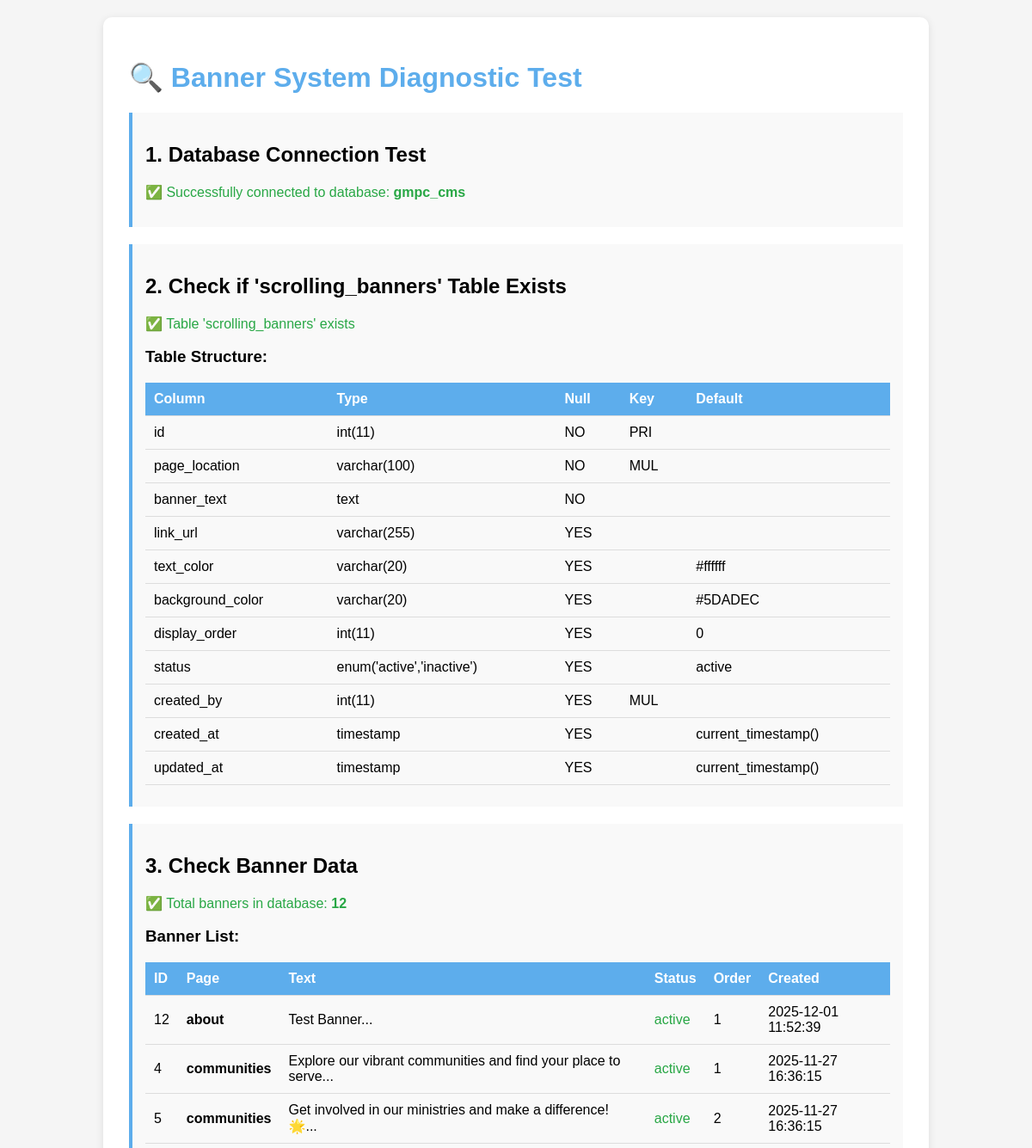
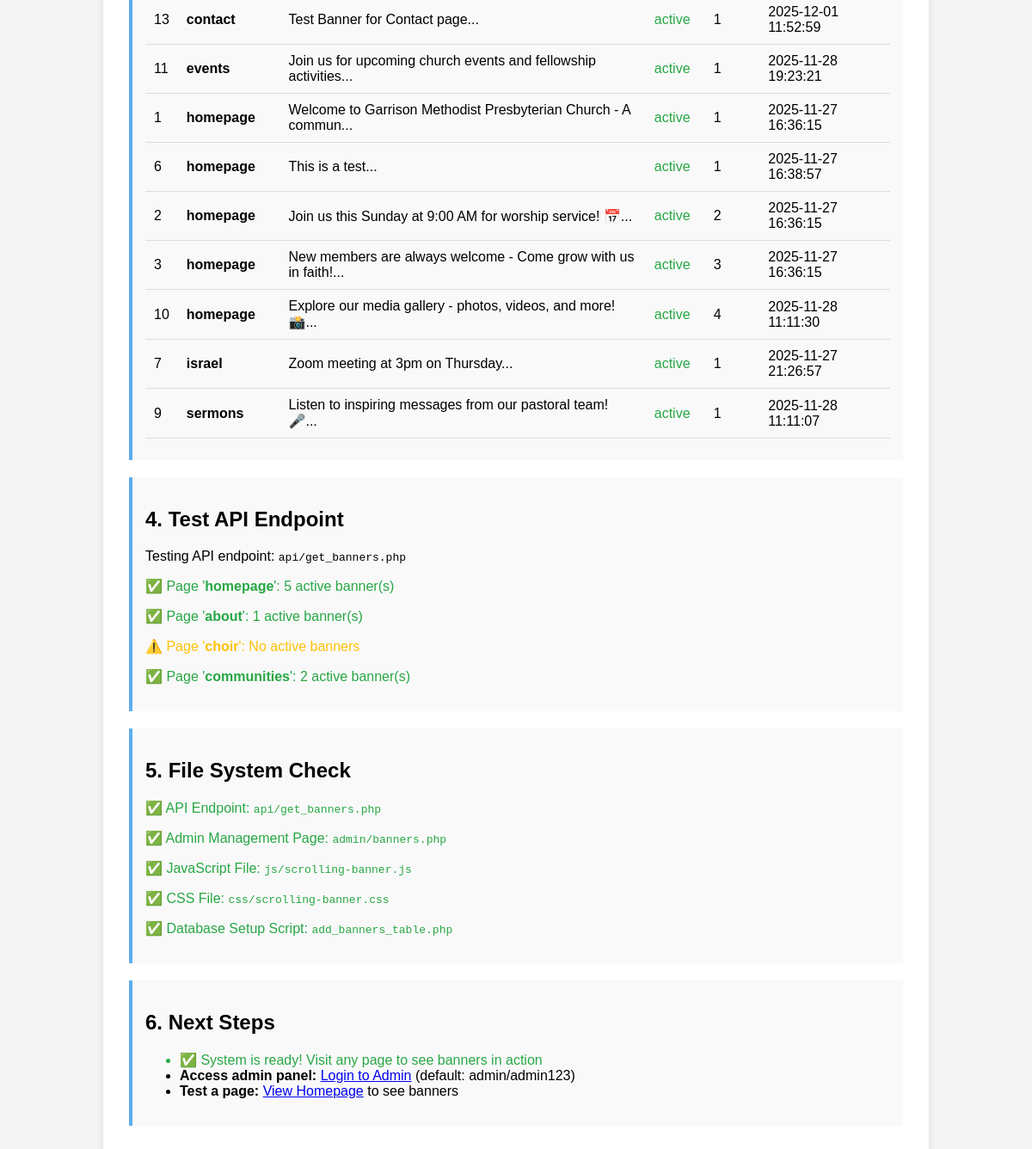
/test_banners.php, run on the app's committed database (2 pictures, top to bottom).
### tables this page shows
CREATE TABLE `scrolling_banners` (
  `id` int NOT NULL AUTO_INCREMENT,
  `page_location` varchar(100) NOT NULL,
  `banner_text` text NOT NULL,
  `link_url` varchar(255) DEFAULT NULL,
  `text_color` varchar(20) DEFAULT '#ffffff',
  `background_color` varchar(20) DEFAULT '#5DADEC',
  `display_order` int DEFAULT '0',
  `status` enum('active','inactive') DEFAULT 'active',
  `created_by` int DEFAULT NULL,
  `created_at` timestamp NULL DEFAULT CURRENT_TIMESTAMP,
  `updated_at` timestamp NULL DEFAULT CURRENT_TIMESTAMP ON UPDATE CURRENT_TIMESTAMP,
  PRIMARY KEY (`id`),
  KEY `created_by` (`created_by`),
  KEY `idx_page_status` (`page_location`,`status`),
  CONSTRAINT `scrolling_banners_ibfk_1` FOREIGN KEY (`created_by`) REFERENCES `admins` (`id`) ON DELETE SET NULL
);

### test_banners.php (the view, shortened to what this page needs)
<!DOCTYPE html>
<html>
<head>
</head>
<body>
    <div class="container">
        <h1>🔍 Banner System Diagnostic Test</h1>
<?php
require_once 'config.php';
echo "<div class='test-section'>";
echo "<h2>1. Database Connection Test</h2>";
try {
    $conn = getDBConnection();
    echo "<p class='success'>✅ Successfully connected to database: <strong>" . DB_NAME . "</strong></p>";
} catch(PDOException $e) {
    echo "<p class='error'>❌ Database connection failed: " . $e->getMessage() . "</p>";
    echo "</div></div></body></html>";
    exit;
}
echo "</div>";
echo "<div class='test-section'>";
echo "<h2>2. Check if 'scrolling_banners' Table Exists</h2>";
try {
    $stmt = $conn->query("SHOW TABLES LIKE 'scrolling_banners'");
    $exists = $stmt->fetch();
    if ($exists) {
        echo "<p class='success'>✅ Table 'scrolling_banners' exists</p>";
        $stmt = $conn->query("DESCRIBE scrolling_banners");
        $columns = $stmt->fetchAll();
        echo "<h3>Table Structure:</h3>";
        echo "<table><tr><th>Column</th><th>Type</th><th>Null</th><th>Key</th><th>Default</th></tr>";
        foreach ($columns as $col) {
            echo "<tr>";
            echo "<td>{$col['Field']}</td>";
            echo "<td>{$col['Type']}</td>";
            echo "<td>{$col['Null']}</td>";
            echo "<td>{$col['Key']}</td>";
            echo "<td>{$col['Default']}</td>";
            echo "</tr>";
        }
        echo "</table>";
    } else {
        echo "<p class='error'>❌ Table 'scrolling_banners' does NOT exist</p>";
        echo "<p class='warning'>⚠️ You need to run: <code>php add_banners_table.php</code> to create the table</p>";
        echo "</div></div></body></html>";
        exit;
    }
} catch(PDOException $e) {
    echo "<p class='error'>❌ Error checking table: " . $e->getMessage() . "</p>";
}
echo "</div>";
echo "<div class='test-section'>";
echo "<h2>3. Check Banner Data</h2>";
try {
    $stmt = $conn->query("SELECT COUNT(*) as total FROM scrolling_banners");
    $result = $stmt->fetch();
    $total = $result['total'];
    echo "<p class='success'>✅ Total banners in database: <strong>$total</strong></p>";
    if ($total > 0) {
        $stmt = $conn->query("SELECT id, page_location, banner_text, status, display_order, created_at FROM scrolling_banners ORDER BY page_location, display_order");
        $banners = $stmt->fetchAll();
        echo "<h3>Banner List:</h3>";
        echo "<table>";
        echo "<tr><th>ID</th><th>Page</th><th>Text</th><th>Status</th><th>Order</th><th>Created</th></tr>";
        foreach ($banners as $banner) {
            $statusClass = $banner['status'] === 'active' ? 'success' : 'error';
            echo "<tr>";
            echo "<td>{$banner['id']}</td>";
            echo "<td><strong>{$banner['page_location']}</strong></td>";
            echo "<td>" . htmlspecialchars(substr($banner['banner_text'], 0, 60)) . "...</td>";
            echo "<td class='$statusClass'>{$banner['status']}</td>";
            echo "<td>{$banner['display_order']}</td>";
            echo "<td>{$banner['created_at']}</td>";
            echo "</tr>";
        }
        echo "</table>";
    } else {
        echo "<p class='warning'>⚠️ No banners found. Add some banners in the admin panel!</p>";
    }
} catch(PDOException $e) {
    echo "<p class='error'>❌ Error fetching banners: " . $e->getMessage() . "</p>";
}
echo "</div>";
echo "<div class='test-section'>";
echo "<h2>4. Test API Endpoint</h2>";
echo "<p>Testing API endpoint: <code>api/get_banners.php</code></p>";
$pages_to_test = ['homepage', 'about', 'choir', 'communities'];
foreach ($pages_to_test as $page) {
    try {
        $stmt = $conn->prepare("SELECT COUNT(*) as count FROM scrolling_banners WHERE page_location = ? AND status = 'active'");
        $stmt->execute([$page]);
        $result = $stmt->fetch();
        $count = $result['count'];
        if ($count > 0) {
            echo "<p class='success'>✅ Page '<strong>$page</strong>': $count active banner(s)</p>";
        } else {
            echo "<p class='warning'>⚠️ Page '<strong>$page</strong>': No active banners</p>";
        }
    } catch(PDOException $e) {
        echo "<p class='error'>❌ Error testing $page: " . $e->getMessage() . "</p>";
    }
}
echo "</div>";
echo "<div class='test-section'>";
echo "<h2>5. File System Check</h2>";
$files_to_check = [
    'api/get_banners.php' => 'API Endpoint',
    'admin/banners.php' => 'Admin Management Page',
    'js/scrolling-banner.js' => 'JavaScript File',
    'css/scrolling-banner.css' => 'CSS File',
    'add_banners_table.php' => 'Database Setup Script'
];
foreach ($files_to_check as $file => $description) {
    if (file_exists($file)) {
        echo "<p class='success'>✅ $description: <code>$file</code></p>";
    } else {
        echo "<p class='error'>❌ $description missing: <code>$file</code></p>";
    }
}
echo "</div>";
echo "<div class='test-section'>";
echo "<h2>6. Next Steps</h2>";
echo "<ul>";
$stmt = $conn->query("SHOW TABLES LIKE 'scrolling_banners'");
if (!$stmt->fetch()) {
    echo "<li><strong>Run the database setup:</strong> <code>php add_banners_table.php</code></li>";
} else {
    $stmt = $conn->query("SELECT COUNT(*) as total FROM scrolling_banners");
    $result = $stmt->fetch();
    if ($result['total'] == 0) {
        echo "<li><strong>Add banners:</strong> Go to <a href='admin/banners.php'>Admin Panel → Banners</a> and add some banners</li>";
    } else {
        echo "<li class='success'>✅ System is ready! Visit any page to see banners in action</li>";
    }
}
echo "<li><strong>Access admin panel:</strong> <a href='admin/'>Login to Admin</a> (default: admin/admin123)</li>";
echo "<li><strong>Test a page:</strong> <a href='index.html'>View Homepage</a> to see banners</li>";
echo "</ul>";
echo "</div>";
?>
    </div>
</body>
</html>

### test_banners.php (style rules this page uses)
body { font-family: Arial, sans-serif; margin: 20px; background: #f5f5f5; }
.container { max-width: 900px; margin: 0 auto; background: white; padding: 30px; border-radius: 10px; box-shadow: 0 2px 10px rgba(0,0,0,0.1); }
h1 { color: #5DADEC; }
.test-section { margin: 20px 0; padding: 15px; background: #f9f9f9; border-left: 4px solid #5DADEC; }
.success { color: #28a745; }
.warning { color: #ffc107; }
table { width: 100%; border-collapse: collapse; margin: 10px 0; }
th, td { padding: 10px; text-align: left; border-bottom: 1px solid #ddd; }
th { background: #5DADEC; color: white; }

### data on the page
scrolling_banners: id "12", page_location "about", banner_text "Test Banner", status "active", display_order "1", created_at "2025-12-01 11:52:39"
scrolling_banners: id "4", page_location "communities", banner_text "Explore our vibrant communities and find your place to serve", status "active", display_order "1", created_at "2025-11-27 16:36:15"
scrolling_banners: id "5", page_location "communities", banner_text "Get involved in our ministries and make a difference! 🌟", status "active", display_order "2", created_at "2025-11-27 16:36:15"
scrolling_banners: id "13", page_location "contact", banner_text "Test Banner for Contact page", status "active", display_order "1", created_at "2025-12-01 11:52:59"
scrolling_banners: id "11", page_location "events", banner_text "Join us for upcoming church events and fellowship activities", status "active", display_order "1", created_at "2025-11-28 19:23:21"
scrolling_banners: id "1", page_location "homepage", banner_text "Welcome to Garrison Methodist Presbyterian Church - A commun", status "active", display_order "1", created_at "2025-11-27 16:36:15"
scrolling_banners: id "6", page_location "homepage", banner_text "This is a test", status "active", display_order "1", created_at "2025-11-27 16:38:57"
scrolling_banners: id "2", page_location "homepage", banner_text "Join us this Sunday at 9:00 AM for worship service! 📅", status "active", display_order "2", created_at "2025-11-27 16:36:15"
scrolling_banners: id "3", page_location "homepage", banner_text "New members are always welcome - Come grow with us in faith!", status "active", display_order "3", created_at "2025-11-27 16:36:15"
scrolling_banners: id "10", page_location "homepage", banner_text "Explore our media gallery - photos, videos, and more! 📸", status "active", display_order "4", created_at "2025-11-28 11:11:30"
scrolling_banners: id "7", page_location "israel", banner_text "Zoom meeting at 3pm on Thursday", status "active", display_order "1", created_at "2025-11-27 21:26:57"
scrolling_banners: id "9", page_location "sermons", banner_text "Listen to inspiring messages from our pastoral team! 🎤", status "active", display_order "1", created_at "2025-11-28 11:11:07"

### other printed values
DB_NAME "gmpc_cms"
$col['Field'] "id"
$col['Type'] "int(11)"
$col['Null'] "NO"
$col['Key'] "PRI"
$col['Field'] "page_location"
$col['Type'] "varchar(100)"
$col['Key'] "MUL"
$col['Field'] "banner_text"
$col['Type'] "text"
$col['Field'] "link_url"
$col['Type'] "varchar(255)"
$col['Null'] "YES"
$col['Field'] "text_color"
$col['Type'] "varchar(20)"
